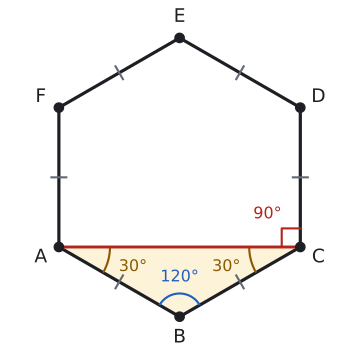

The Python source for this figure:
import sys; sys.path.insert(0, "tools")
from cizim import *

# ABCDEF düzgün altıgen, [AC] köşegeni. ABC ikizkenar: m(B)=120°, m(BAC)=m(BCA)=30°. m(BCD)=120° -> m(ACD)=90°.
n = 6; r = 3.0
t = np.radians(210 + 60 * np.arange(n))     # A sol alt, saat yönünün tersine
V = np.column_stack([r * np.cos(t), r * np.sin(t)])
A, B, C, D, E, F = V
fig, ax = sekil(4.8, 4.4)
ax.set_aspect("equal"); ax.axis("off")
ax.add_patch(patches.Polygon([A, B, C], closed=True, facecolor=SARI_ACIK, edgecolor="none"))
ax.add_patch(patches.Polygon(V, closed=True, fill=False, edgecolor=YAZI, lw=2.4))
ax.plot(*zip(A, C), color=KIRMIZI, lw=2.2)
def centik(P, Q):
    m = (P + Q) / 2; d = (Q - P) / np.linalg.norm(Q - P); nrm = np.array([-d[1], d[0]])
    ax.plot(*zip(m - 0.16 * nrm, m + 0.16 * nrm), color=SOLUK, lw=1.6)
for i in range(n): centik(V[i], V[(i + 1) % n])
for k, v in zip("ABCDEF", V):
    u = v / np.linalg.norm(v); nokta(ax, *v, ""); ax.text(*(v + 0.45 * u), k, ha="center", va="center", fontsize=14)
aci(ax, B, C, A, r=0.5, ad="120°", renk=MAVI)
for P, Q, R in ((A, B, C), (C, A, B)):
    aci(ax, P, Q, R, r=1.1, ad="", renk=SARI)
    b = (Q - P) / np.linalg.norm(Q - P) + (R - P) / np.linalg.norm(R - P); b /= np.linalg.norm(b)
    ax.text(*(P + 1.65 * b), "30°", color=SARI, ha="center", va="center", fontsize=12)
# C'de dik açı işareti (CA ile CD arası)
ua = (A - C) / np.linalg.norm(A - C); ud = (D - C) / np.linalg.norm(D - C); k = 0.4
ax.plot(*zip(C + k * ua, C + k * ua + k * ud, C + k * ud), color=KIRMIZI, lw=1.6)
ax.text(*(C + 1.0 * (ua + ud) / np.linalg.norm(ua + ud)), "90°", color=KIRMIZI, ha="center", va="center", fontsize=12)
print("ACD:", np.degrees(np.arccos(ua @ ud)))
ax.set_xlim(-3.7, 3.7); ax.set_ylim(-3.5, 3.5)
kaydet(fig, __file__)
